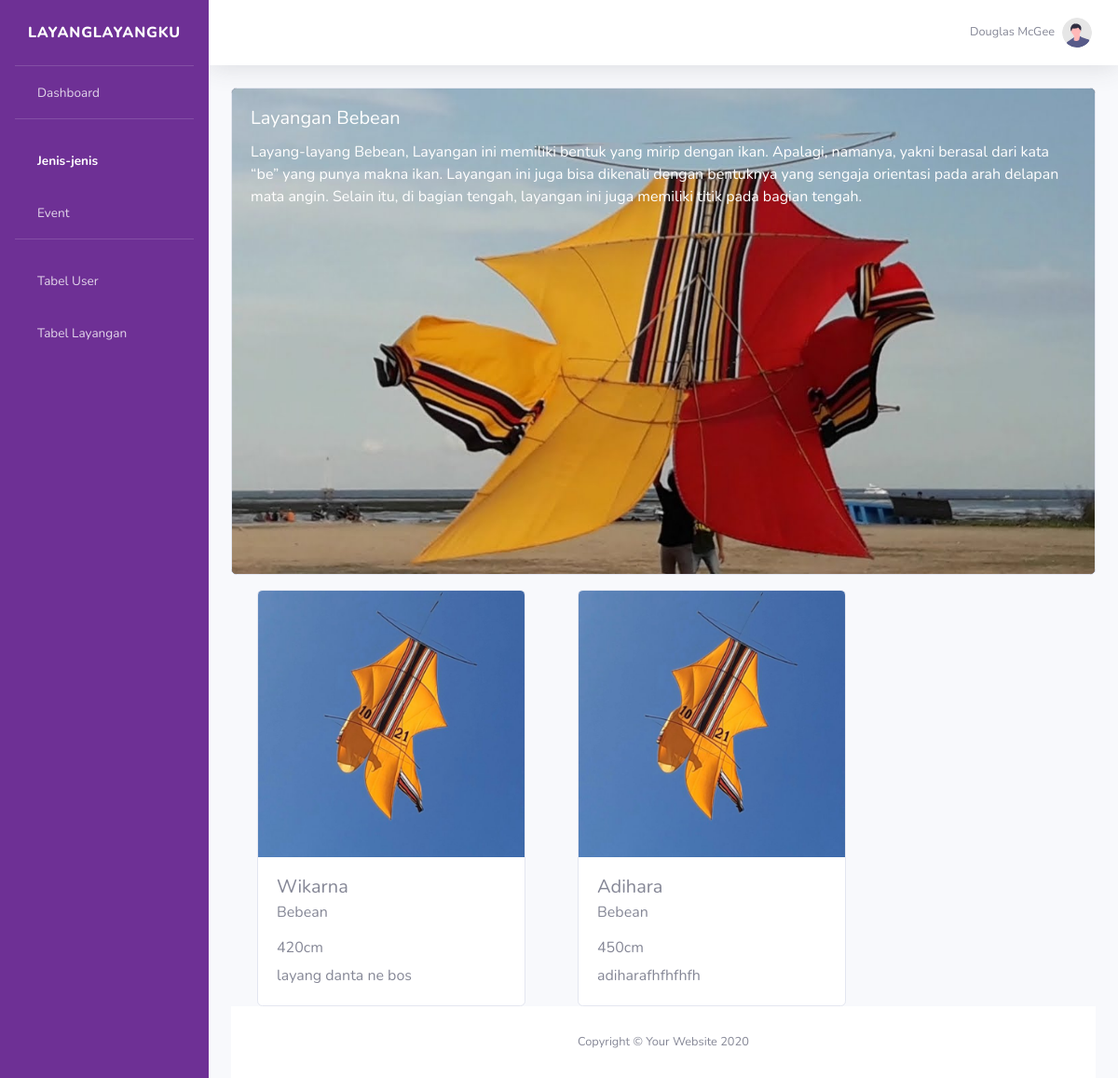
Screenshot of /bebean.php with the database file from the repository.
### tables this page shows
CREATE TABLE `layang` (
  `id_layangan` int(11) NOT NULL,
  `nama` varchar(255) NOT NULL,
  `kategori` varchar(255) NOT NULL,
  `ukuran` varchar(255) NOT NULL,
  `deskripsi` text NOT NULL
);

### functions.php (called while the page is built, shortened)
<?php
$conn = mysqli_connect("localhost","root","","layangan");
function query($query){
    global $conn;
    $result = mysqli_query($conn,$query);
    $rows = [] ;
    while( $row = mysqli_fetch_assoc( $result ) ) {
        $rows[] = $row;
    }
    return $rows;
}
?>

### bebean.php (the view, shortened to what this page needs)
<?php
require 'functions.php';
$bebean = query("SELECT * FROM layang WHERE kategori = 'Bebean'");
?>
<!DOCTYPE html>
<html lang="en">
  <head>
    <link
      href="vendor/fontawesome-free/css/all.min.css"
      rel="stylesheet"
      type="text/css"
    />
    <link rel="stylesheet" href="css/bebean.css" />
    <link href="css/sb-admin-2.min.css" rel="stylesheet" />
  </head>
  <body id="page-top">
    <div id="wrapper">
      <ul
        class="navbar-nav sidebar sidebar-dark accordion"
        id="sidebar
        "
      >
        <a
          class="sidebar-brand d-flex align-items-center justify-content-center"
          href="index.php"
        >
          <div class="sidebar-brand-text mx-3">LayanglayangKu</div>
        </a>
        <hr class="sidebar-divider my-0" />
        <li class="nav-item ml-4">
          <a class="nav-link" href="index.php"> <span>Dashboard</span></a>
        </li>
        <hr class="sidebar-divider" />
        <li class="nav-item active ml-4">
          <a class="nav-link" href="kategori.php"> <span>Jenis-jenis</span></a>
        </li>
        <li class="nav-item ml-4">
          <a class="nav-link" href="event.php"> <span>Event</span></a>
        </li>
        <hr class="sidebar-divider d-none d-md-block" />
        <li class="nav-item ml-4">
          <a class="nav-link" href="tables.php"> <span>Tabel User</span></a>
        </li>
        <li class="nav-item  ml-4">
          <a class="nav-link" href="tlayangan.php"> <span>Tabel Layangan</span></a>
        </li>
      </ul>
      <div id="content-wrapper" class="d-flex flex-column">
        <div id="content">
          <nav
            class="navbar navbar-expand navbar-light bg-white topbar mb-4 static-top shadow"
          >
            <ul class="navbar-nav ml-auto">
              <li class="nav-item dropdown no-arrow">
                <a
                  class="nav-link dropdown-toggle"
                  href="#"
                  id="userDropdown"
                  role="button"
                  data-toggle="dropdown"
                  aria-haspopup="true"
                  aria-expanded="false"
                >
                  <span class="mr-2 d-none d-lg-inline text-gray-600 small"
                    >Douglas McGee</span
                  >
                  <img
                    class="img-profile rounded-circle"
                    src="img/undraw_profile.svg"
                  />
                </a>
              </li>
            </ul>
          </nav>
          <div class="container-fluid">
            <div class="card bg-dark text-white">
              <img src="img/bbneer.jpg" class="card-img" alt="..." />
              <div class="card-img-overlay">
                <h5 class="card-title">Layangan Bebean</h5>
                <p class="card-text">
                  Layang-layang Bebean, Layangan ini memiliki bentuk yang mirip
                  dengan ikan. Apalagi, namanya, yakni berasal dari kata “be”
                  yang punya makna ikan. Layangan ini juga bisa dikenali dengan
                  bentuknya yang sengaja orientasi pada arah delapan mata angin.
                  Selain itu, di bagian tengah, layangan ini juga memiliki titik
                  pada bagian tengah.
                </p>
              </div>
            </div>
            <?php foreach( $bebean as $row) : ?>
              <div class="d-flex">
              <div class="row mt-3 mx-3">
                <div class="col-md-4 ">
                  <div class="card" style="width: 18rem;">
                    <img src="img/3.png" class="card-img-top" alt="...">
                      <div class="card-body">
                        <h5 class="card-title"><?= $row["nama"]?></h5>
                          <h6 class="card-subtitle mb-2 text-muted"><?= $row["kategori"]?> <br> <br> <?= $row["ukuran"]?></h6>
                        <p class="card-text">  <?= $row["deskripsi"]?></p>
                      </div>
                  </div>
                </div>
              </div>
                <?php endforeach; ?>
          </div>
        </div>
        <footer class="sticky-footer bg-white">
          <div class="container my-auto">
            <div class="copyright text-center my-auto">
              <span>Copyright &copy; Your Website 2020</span>
            </div>
          </div>
        </footer>
      </div>
    </div>
  </body>
</html>

### css/bebean.css (style rules this page uses)
* { padding: 0; margin: 0; }
nav.navbar ul li.nav-item { background-color: #fff; border: none; }
div#wrapper .navbar-nav { background-color: #6e3095; }

### rows the page displays
layang: nama "Wikarna", kategori "Bebean", ukuran "420cm", deskripsi "layang danta ne bos"
layang: nama "Adihara", kategori "Bebean", ukuran "450cm", deskripsi "adiharafhfhfhfh"
